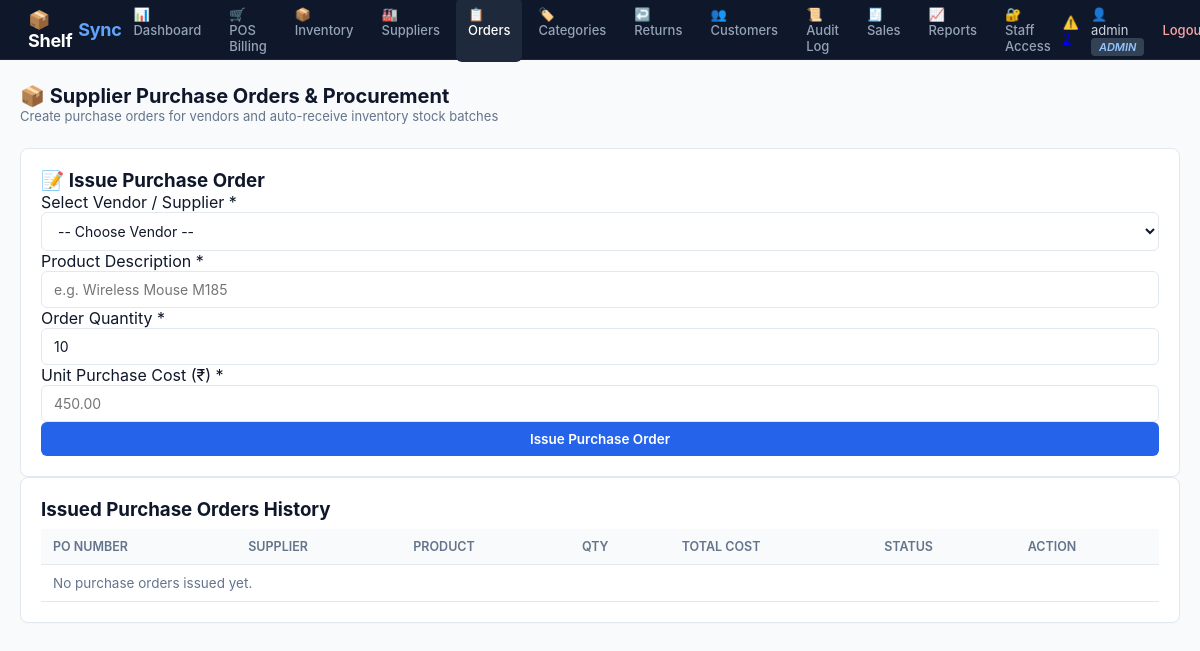
The page /orders (signed in) on the database as committed earlier.
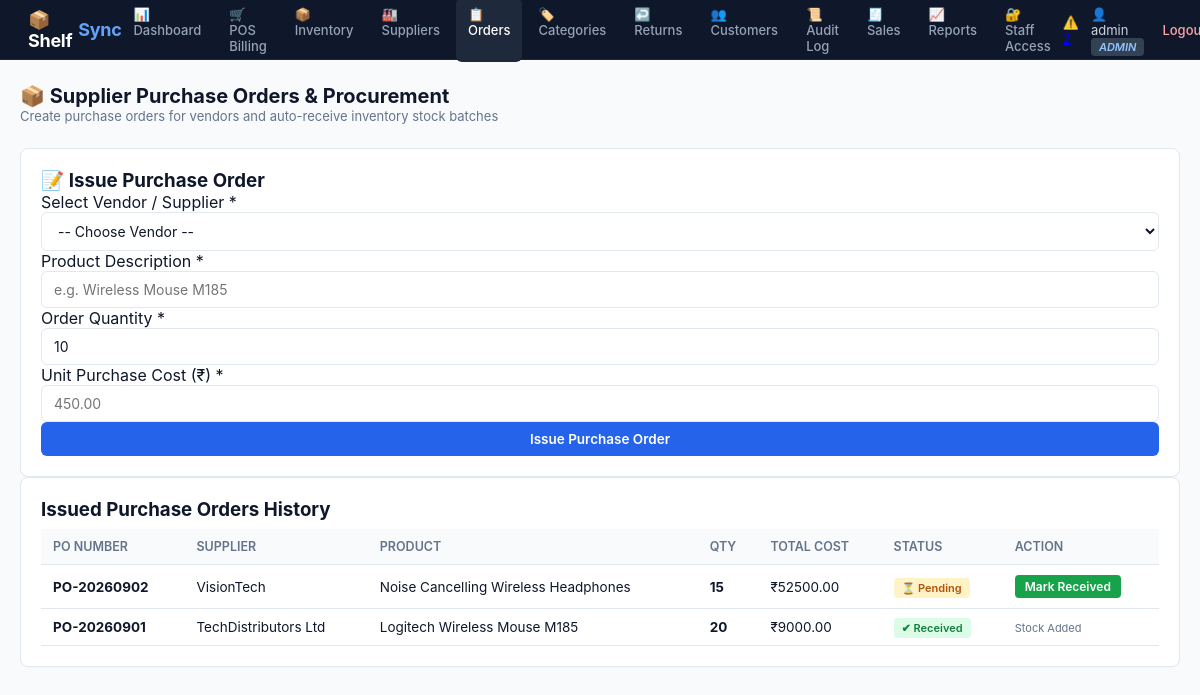
The same page on the database as committed later.
### app.py (models this page shows)
class PurchaseOrder(db.Model):
    __tablename__ = "purchase_orders"
    id = db.Column(db.Integer, primary_key=True)
    po_number = db.Column(db.String(50), unique=True, nullable=False)
    supplier_name = db.Column(db.String(150), nullable=False)
    product_name = db.Column(db.String(150), nullable=False)
    quantity = db.Column(db.Integer, nullable=False, default=1)
    unit_cost = db.Column(db.Float, nullable=False, default=0.0)
    total_amount = db.Column(db.Float, default=0.0)
    status = db.Column(db.String(30), default="Pending")  # Pending, Received, Cancelled
    created_at = db.Column(db.DateTime, default=datetime.utcnow)
    received_at = db.Column(db.DateTime, nullable=True)

### app.py (the view, shortened to what this page needs)
@app.route("/orders", methods=["GET", "POST"])
@login_required
def purchase_orders():
    pos_list = PurchaseOrder.query.order_by(PurchaseOrder.created_at.desc()).all()
    suppliers = Supplier.query.order_by(Supplier.name.asc()).all()
    products = Product.query.order_by(Product.name.asc()).all()
    return render_template("orders.html", orders=pos_list, suppliers=suppliers, products=products)

### app.py (called while the page is built)
def login_required(view_func):
    from functools import wraps
    @wraps(view_func)
    def wrapped(*args, **kwargs):
        if "user_id" not in session:
            flash("Please log in to access ShelfSync.", "error")
            return redirect(url_for("login"))
        return view_func(*args, **kwargs)
    return wrapped

@app.context_processor
def inject_user():
    low_count = Product.query.filter(Product.quantity <= Product.min_stock).count()
    return {
        "current_username": session.get("username"),
        "current_role": session.get("role"),
        "critical_alert_count": low_count
    }

### templates/orders.html (shortened to what this page needs)
{% extends "base.html" %}
{% block content %}
<div class="page-header flex-between">
    <div>
        <h2>📦 Supplier Purchase Orders & Procurement</h2>
        <p class="text-muted" style="font-size: 13px;">Create purchase orders for vendors and auto-receive inventory stock batches</p>
    </div>
</div>
<div class="user-management-grid">
    <div class="form-card">
        <h3>📝 Issue Purchase Order</h3>
        <form method="POST" action="{{ url_for('purchase_orders') }}">
            <div class="form-group">
                <label for="supplier_name">Select Vendor / Supplier *</label>
                <select id="supplier_name" name="supplier_name" class="form-control" required>
                    <option value="">-- Choose Vendor --</option>
                </select>
            </div>
            <div class="form-group">
                <label for="product_name">Product Description *</label>
                <input type="text" id="product_name" name="product_name" required class="form-control" placeholder="e.g. Wireless Mouse M185">
            </div>
            <div class="form-row">
                <div class="form-group half">
                    <label for="quantity">Order Quantity *</label>
                    <input type="number" id="quantity" name="quantity" min="1" value="10" required class="form-control">
                </div>
                <div class="form-group half">
                    <label for="unit_cost">Unit Purchase Cost (₹) *</label>
                    <input type="number" step="0.01" id="unit_cost" name="unit_cost" required class="form-control" placeholder="450.00">
                </div>
            </div>
            <button type="submit" class="btn btn-primary btn-block">Issue Purchase Order</button>
        </form>
    </div>
    <div class="table-card">
        <h3>Issued Purchase Orders History</h3>
        <table class="data-table">
            <thead>
                <tr>
                    <th>PO Number</th>
                    <th>Supplier</th>
                    <th>Product</th>
                    <th>Qty</th>
                    <th>Total Cost</th>
                    <th>Status</th>
                    <th>Action</th>
                </tr>
            </thead>
            <tbody>
                {% for po in orders %}
                <tr>
                    <td><strong>{{ po.po_number }}</strong></td>
                    <td>{{ po.supplier_name }}</td>
                    <td>{{ po.product_name }}</td>
                    <td><strong>{{ po.quantity }}</strong></td>
                    <td>₹{{ "%.2f"|format(po.total_amount or 0) }}</td>
                    <td>
                        {% if po.status == 'Received' %}
                        <span class="status-badge badge-ok">✔ Received</span>
                        {% else %}
                        <span class="status-badge badge-low">⏳ Pending</span>
                        {% endif %}
                    </td>
                    <td>
                        {% if po.status != 'Received' %}
                        <form method="POST" action="{{ url_for('receive_order', order_id=po.id) }}" style="display:inline;">
                            <button type="submit" class="btn-sm btn-success">Mark Received</button>
                        </form>
                        {% else %}
                        <span class="text-muted" style="font-size: 11px;">Stock Added</span>
                        {% endif %}
                    </td>
                </tr>
                {% else %}
                <tr><td colspan="7" class="text-center text-muted">No purchase orders issued yet.</td></tr>
                {% endfor %}
            </tbody>
        </table>
    </div>
</div>
{% endblock %}

Rows that differ between the two databases and show on the page:
added PurchaseOrder: po_number "PO-20260902", supplier_name "VisionTech", product_name "Noise Cancelling Wireless Headphones", quantity "15", total_amount "52500.00", status "⏳ Pending"
added PurchaseOrder: po_number "PO-20260901", supplier_name "TechDistributors Ltd", product_name "Logitech Wireless Mouse M185", quantity "20", total_amount "9000.00", status "✔ Received"
Other text that changed with them:
text no longer shown: "No purchase orders issued yet."
